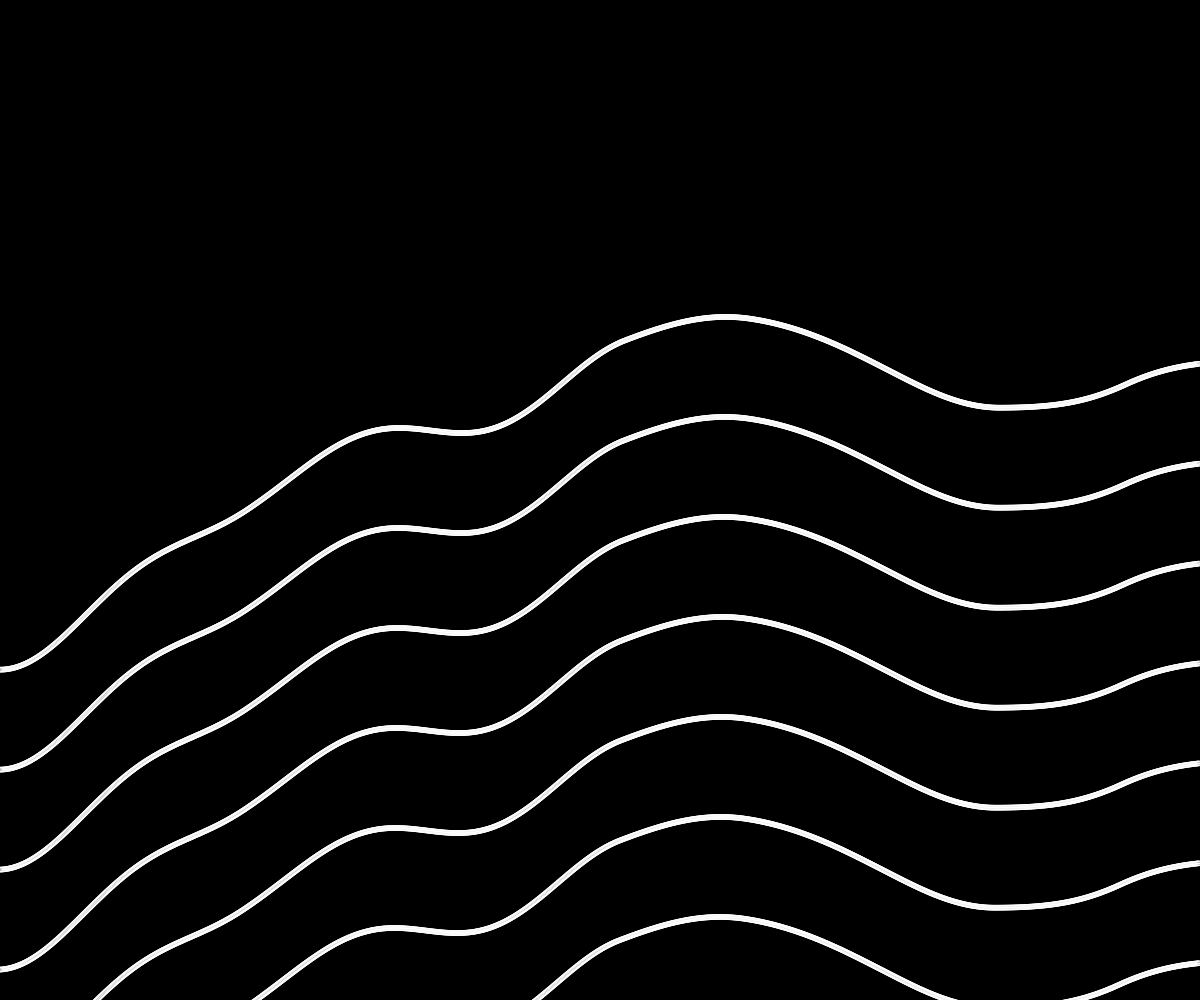
Frame 1 (no input)
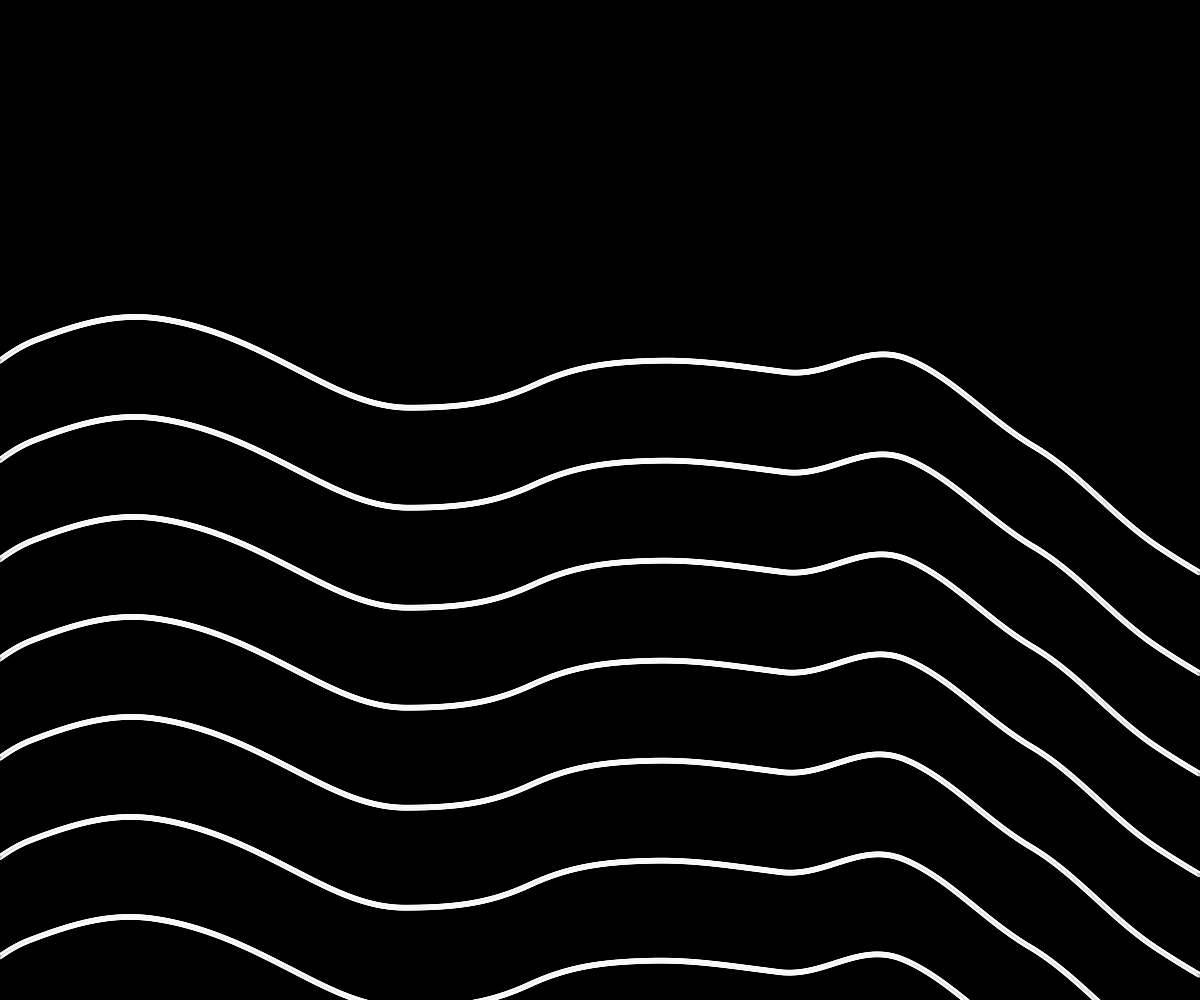
Frame 60 (no input)
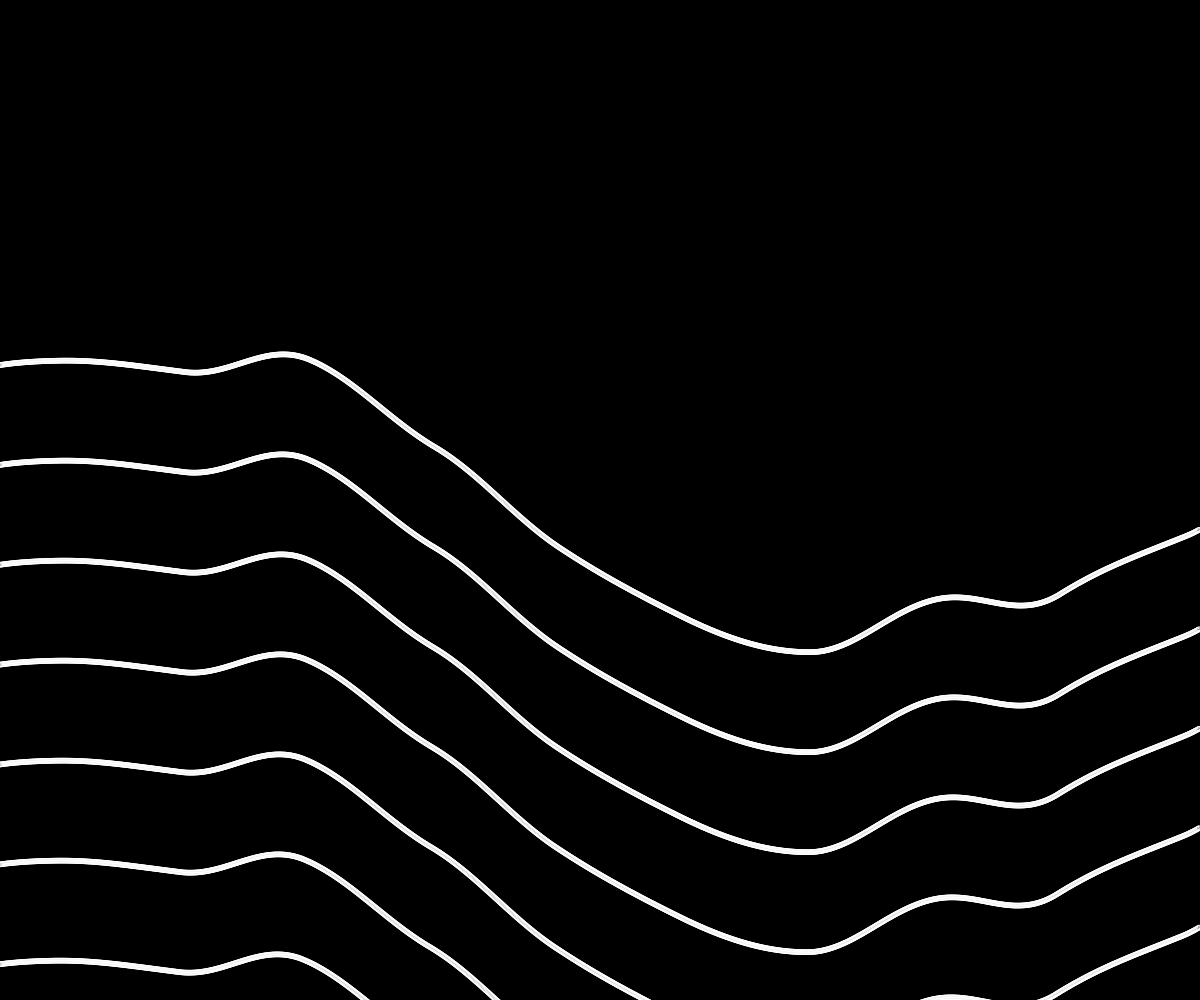
Frame 120 (the mouse pressed at the canvas centre since frame 60)

The p5.js sketch that drew these frames (run headless with seeded random() and noise() and a simulated clock; from frame 60 on, the mouse is pressed at the canvas centre):

// p5.js sketch
// ── sketch.js
var increment = 0.001;
var start = 0;

function setup(){
    createCanvas(windowWidth, windowHeight);
}

function windowResized() {
    resizeCanvas(windowWidth, windowHeight);
}

function drawL(i){
    stroke(255);
    noFill();
    beginShape();  
    var xoff = start;
    for (var x = 0; x < windowWidth ; x++){
        var y = noise(xoff) * windowHeight;
        // vertex(x, y + i);
        ellipse(x, y + i, 5, 5);
        xoff += increment;
    }
    start += increment;
    endShape();
}

function draw(){
    var yoff = 100;
    background(0);
    for (var i = 0; i < windowHeight; i += yoff){
        drawL(i);
    }
}
// ── sketch2.js
var increment = 0.001;
var start = 0;
var i = 50; // Adjust this value to control the spacing between lines

function setup() {
    createCanvas(windowWidth, windowHeight);
    background(255);
    stroke(0);
    noFill();
    
    // Loop to create multiple lines in the y-axis
    for (var y = 0; y < height; y += i) {
        drawLine(y);
    }
    
}

function windowResized() {
    resizeCanvas(windowWidth, windowHeight);
    setup();
}

function drawLine(i) {
    var xoff = start;
    beginShape();
    for (var x = 0; x < windowWidth; x++) {
        var y = noise(xoff) * windowHeight;
        // vertex(x, y + i);
        // ellipse(x, y + i, 0.01, 0.01);
        ellipse(x, y + i, 5, 5);
        xoff += increment;
    }
    endShape();
}
